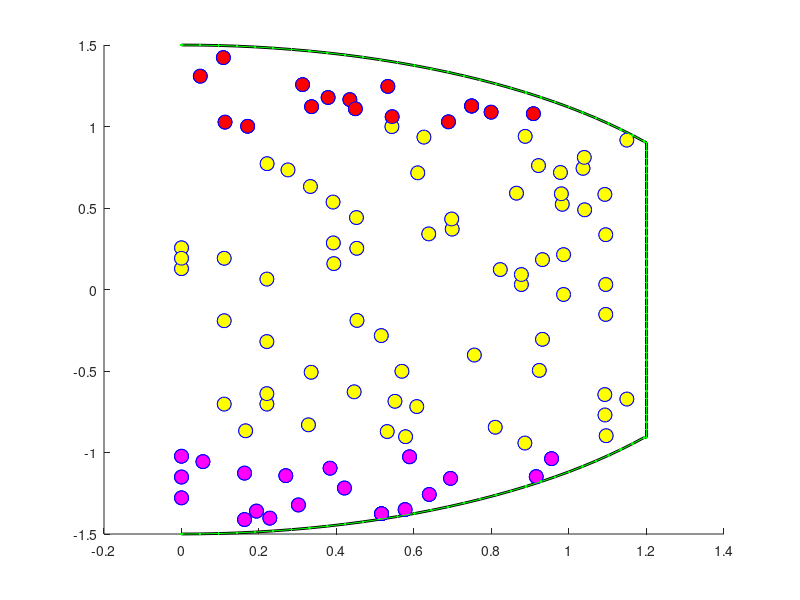

The MATLAB source for this figure: (Note: this script raises an error after producing the figure.)
% Agent-based stochastic model
% Cells represented as point particles
% Brownian motion and repulsion
%
% CC (Jan 2024)

close all; % Close all figures
% clc; % Clear the command window
clear; % Clear workspace variables

load('cellinitialization_n100','pos0','Ncells'); % Load initial cell positions and number of cells
N = Ncells; % Number of cells
n = length(pos0); % Number of initial positions

video_flag = 0; % Flag to create video
if(video_flag)
    vidObj = VideoWriter('lateral_squeezing_kb5.mp4','MPEG-4'); % Create video object
    open(vidObj); % Open the video object
end

% Parameters
dt = 0.00001; % Time step
Tmax = 5.0 * 2; % Maximum time
mu = 1; % Unused parameter
dl_crit = 0.1; % Critical distance for computing repulsive force
xi = 1.0; % Drag coefficient
kb = 5.0; % Stiffness of epidermis
kcoll = 0.08; % Epidermis-cell collision constant
kdiv = 0.1/2; % Proliferation rate
offset = 0.1; % Distance between mother and daughter cell

pos = pos0; % Initial positions
pre_pos = pos; % Previous positions (unused)

% A large array for positions
cells_max = 5 * N; % Maximum number of cells
pos = NaN(cells_max,2); % Position array
v = NaN(cells_max,2); % Velocity array
tau = NaN(cells_max,1); % Unused array
v(1:N,:) = zeros(N,2); % Initialize velocities to zero
tau(1:N,:) = zeros(N,1); % Initialize tau to zero
pos(1:N, :) = pos0; % Set initial positions

% Division status
division_status = false(cells_max, 1); % Initialize division status

% Division interval
div_interval = 0.4; % Interval between cell divisions
next_div_time = div_interval; % Next division time

% Define semi-circle
semi_circle_center = [0, 0]; % Center of the semi-circle
semi_circle_radius = 1.5; % Radius of the semi-circle
theta = linspace(3*pi/2,5*pi/2); % Angles for the semi-circle
xb_semi_circle = semi_circle_radius * cos(theta) + semi_circle_center(1); % X-coordinates of the semi-circle
yb_semi_circle = semi_circle_radius * sin(theta) + semi_circle_center(2); % Y-coordinates of the semi-circle

% Define the vertical line segments
x_vert = [1.2, 1.2]; % X-coordinates of the vertical line

diffs = abs(xb_semi_circle - x_vert(1)); % Differences between semi-circle and vertical line
[~, sorted_indices] = sort(diffs); % Sort the differences
closest_indices = sorted_indices(1:2); % Indices of the two closest points
val_yb = yb_semi_circle(closest_indices); % Y-coordinates of the closest points
val_xb = xb_semi_circle(closest_indices); % X-coordinates of the closest points

y_vert = [val_yb(1),val_yb(2)]; % Y-coordinates for the vertical line

% Find mean spacing
xb_space = xb_semi_circle(1:min(closest_indices)); % X-coordinates for spacing
yb_space = yb_semi_circle(1:min(closest_indices)); % Y-coordinates for spacing
for i=1:length(xb_space)-1
    ds = sqrt((xb_space(i+1)-xb_space(i))^2+(yb_space(i+1)-yb_space(i))^2); % Distance between adjacent points
end
avg_ds = mean(ds); % Average distance

y_v = y_vert(2):avg_ds:y_vert(1); % Y-coordinates for vertical points
x_v = 1.2*ones(1,length(y_v)); % X-coordinates for vertical points

% Combine the semi-circle and the vertical line segment in correct order
xb = [xb_semi_circle(1:min(closest_indices)),x_v,xb_semi_circle(max(closest_indices):end)];
yb = [yb_semi_circle(1:min(closest_indices)),y_v,yb_semi_circle(max(closest_indices):end)];

Xb0 = [xb;yb]'; % Initial boundary points
Xb = [xb;yb]'; % Current boundary points
dsb = sqrt( (Xb0(1,1)-Xb0(2,1))^2 + (Xb0(1,2)-Xb0(2,2))^2 ); % Initial distance between the first two points

% Make a difference matrix for the boundary points
Nb = length(Xb); % Number of boundary points
e = ones(Nb,1); % Vector of ones
Db = spdiags([-e e],[0 1],Nb,Nb); % Difference matrix
Db(Nb,1) = 1; % Wrap around

% Tether points/top channel resting length
blp0 = Db * Xb0; % Rest length of edges
blp0 = sqrt(blp0(:,1).^2 + blp0(:,2).^2); % Distance between adjacent points
blm0 = Db' * Xb0; % Rest length of edges
blm0 = sqrt(blm0(:,1).^2 + blm0(:,2).^2); % Distance between adjacent points

% Alive status
alive = NaN(length(pos),1); % Alive status array
not_NaN_rows = ~any(isnan(pos),2); % Rows that are not NaN
alive(not_NaN_rows & isnan(alive)) = 1; % Set alive status to 1

% Number of daughter cells
n_daughter = 0;

upper_bdry = 1; % Upper boundary
lower_bdry = -1; % Lower boundary

% Identify cells above y=1
cells_above_y1 = find(pos(:,2) >= upper_bdry); % Cells above y=1
num_cells_above_y1 = length(cells_above_y1); % Number of cells above y=1

% Randomly select 50% of the cells above y=1
num_moving_cells_down = round(1 * num_cells_above_y1); % Number of cells to move down
moving_indices_down = cells_above_y1(randperm(num_cells_above_y1,num_moving_cells_down)); % Indices of cells to move down

% Identify cells below y=-1
cells_below_yn1 = find(pos(:,2) <= lower_bdry); % Cells below y=-1
num_cells_below_yn1 = length(cells_below_yn1); % Number of cells below y=-1

% Randomly select 50% of the cells below y=-1
num_moving_cells_up = round(1 * num_cells_below_yn1); % Number of cells to move up
moving_indices_up = cells_below_yn1(randperm(num_cells_below_yn1,num_moving_cells_up)); % Indices of cells to move up

tic % Start timing the simulation
for t = 1:Tmax/dt
    % Zero out forces
    F_cc = zeros(cells_max,2); % Cell-cell repulsive forces
    F_epid = zeros(cells_max,2); % Epidermis repulsive forces
    F_pull = zeros(cells_max,2); % Pulling forces
    F_active = zeros(Nb,2); % Active forces (unused)
    F_collision = zeros(length(Xb),2); % Collision forces
    v = zeros(cells_max,2); % Velocities

    if t==1
        % Plotting initially
        figure(1);
        scatter(pos(:,1),pos(:,2),100,'o','markerfacecolor','y','markeredgecolor','b'); % Plot cells
        hold on;
        plot(Xb(:,1), Xb(:,2), 'k','linewidth',2); % Plot boundary

        for i = 1:length(pos)
            if ~isnan(pos(i,1))
                if division_status(i)
                    scatter(pos(i,1),pos(i,2),100,'o','markerfacecolor',[0.3010 0.7450 0.9330],'markeredgecolor','b') % Blue for divided cells
                else
                    scatter(pos(i,1),pos(i,2),100,'o','markerfacecolor','y','markeredgecolor','b') % Yellow for original cells
                end
            end
        end 

        % Plot moving cells
        scatter(pos(moving_indices_down,1), pos(moving_indices_down,2),100,'o','MarkerFaceColor','r','MarkerEdgeColor','b'); % Red for moving down
        scatter(pos(moving_indices_up,1), pos(moving_indices_up,2),100,'o','MarkerFaceColor','m','MarkerEdgeColor','b'); % Magenta for moving up

        plot(xb,yb,'g.-') % Plot semi-circle
        yline(0) % Plot y=0 line
        yline(upper_bdry,'--') % Plot upper boundary
        yline(lower_bdry,'--') % Plot lower boundary

        xlim([-1.5 2])
        ylim([-2 2])

        xlabel('x')
        ylabel('y')
        title('Cell Positions at Time t = 0')
        hold off;
    end
    
    % Update the division interval
    next_div_time = div_interval; % Reset the next division time
    
    % Cell-cell repulsive forces
    for i = 1:N
        for j = 1:N
            if i ~= j && alive(i) && alive(j)
                rij = pos(i,:) - pos(j,:); % Vector between cells i and j
                d = norm(rij); % Distance between cells i and j
                if d < dl_crit
                    F_cc(i,:) = F_cc(i,:) + 0.01 * rij / d^2; % Repulsive force
                end
            end
        end
    end
    
    % Cell-boundary repulsive forces
    for i = 1:N
        for j = 1:Nb
            rij = pos(i,:) - Xb(j,:); % Vector between cell i and boundary point j
            d = norm(rij); % Distance between cell i and boundary point j
            if d < dl_crit
                F_epid(i,:) = F_epid(i,:) + kcoll * rij / d^2; % Repulsive force
            end
        end
    end
    
    % Pulling forces (connect cells to boundary points)
    for i = 1:N
        if alive(i)
            % Find the closest boundary point
            distances = sqrt(sum((Xb - pos(i,:)).^2, 2)); % Distances between cell i and all boundary points
            [~, closest_index] = min(distances); % Index of the closest boundary point
            rij = Xb(closest_index,:) - pos(i,:); % Vector between cell i and the closest boundary point
            d = norm(rij); % Distance between cell i and the closest boundary point
            F_pull(i,:) = F_pull(i,:) + kb * rij / d^2; % Pulling force
        end
    end

    % Compute cell velocities
    v = (F_cc + F_epid + F_pull) / xi;

    % Move cells
    pos(1:N,:) = pos(1:N,:) + v(1:N,:) * dt;

    % Cell division
    if mod(t, next_div_time/dt) == 0 && n_daughter < 2 * N
        % Choose a random cell to divide
        dividing_cell_index = randi(N);

        % Create a daughter cell
        mother_pos = pos(dividing_cell_index,:);
        daughter_pos = mother_pos + offset * (2*rand(1,2)-1); % Random offset
        pos(N+1,:) = daughter_pos;
        division_status(N+1) = true; % Mark the daughter cell as divided
        alive(N+1) = 1; % Mark the daughter cell as alive
        N = N + 1; % Increase the number of cells
        n_daughter = n_daughter + 1; % Increase the number of daughter cells
    end

    % Movement of selected cells
    pos(moving_indices_down,2) = pos(moving_indices_down,2) - 0.002; % Move cells down
    pos(moving_indices_up,2) = pos(moving_indices_up,2) + 0.002; % Move cells up

    % Check if any cells have moved out of the bounds
    cells_out_of_bounds = find(pos(:,2) > upper_bdry | pos(:,2) < lower_bdry);
    for i = cells_out_of_bounds'
        pos(i,:) = NaN; % Remove out-of-bounds cells
        alive(i) = 0; % Mark the cell as dead
    end

    % Update boundary points positions
    F_bdry = -kb * (Xb - Xb0); % Boundary spring force
    F_bdry_norm = sqrt(sum(F_bdry.^2, 2)); % Norm of the boundary force
    Xb = Xb + F_bdry .* dt; % Update boundary positions

    % Ensure the boundary points stay within a fixed distance
    for j = 1:Nb
        for k = j+1:Nb
            rij = Xb(j,:) - Xb(k,:); % Vector between boundary points j and k
            d = norm(rij); % Distance between boundary points j and k
            if d > 1.5 * dsb % If distance exceeds 1.5 times the initial distance
                Xb(j,:) = Xb(j,:) - 0.5 * rij * (d - 1.5 * dsb) / d; % Move boundary points closer
                Xb(k,:) = Xb(k,:) + 0.5 * rij * (d - 1.5 * dsb) / d; % Move boundary points closer
            end
        end
    end

    % Plot the cells and boundary points
    if mod(t,1.0/dt) == 0 % Plot every 1.0 time unit
        figure(1);
        scatter(pos(:,1),pos(:,2),100,'o','markerfacecolor','y','markeredgecolor','b'); % Plot cells
        hold on;
        plot(Xb(:,1), Xb(:,2), 'k','linewidth',2); % Plot boundary

        for i = 1:length(pos)
            if ~isnan(pos(i,1))
                if division_status(i)
                    scatter(pos(i,1),pos(i,2),100,'o','markerfacecolor',[0.3010 0.7450 0.9330],'markeredgecolor','b') % Blue for divided cells
                else
                    scatter(pos(i,1),pos(i,2),100,'o','markerfacecolor','y','markeredgecolor','b') % Yellow for original cells
                end
            end
        end 

        % Plot moving cells
        scatter(pos(moving_indices_down,1), pos(moving_indices_down,2),100,'o','MarkerFaceColor','r','MarkerEdgeColor','b'); % Red for moving down
        scatter(pos(moving_indices_up,1), pos(moving_indices_up,2),100,'o','MarkerFaceColor','m','MarkerEdgeColor','b'); % Magenta for moving up

        plot(xb,yb,'g.-') % Plot semi-circle
        yline(0) % Plot y=0 line
        yline(upper_bdry,'--') % Plot upper boundary
        yline(lower_bdry,'--') % Plot lower boundary

        xlim([-1.5 2])
        ylim([-2 2])

        xlabel('x')
        ylabel('y')
        title(['Cell Positions at Time t = ', num2str(t*dt)])
        hold off;
        
        % if(video_flag)
        %     currFrame = getframe(gcf); % Get the current frame
        %     writeVideo(vidObj,currFrame); % Write the frame to the video object
        % end
    end
end
toc % Stop timing the simulation

if(video_flag)
    close(vidObj); % Close the video object
end
